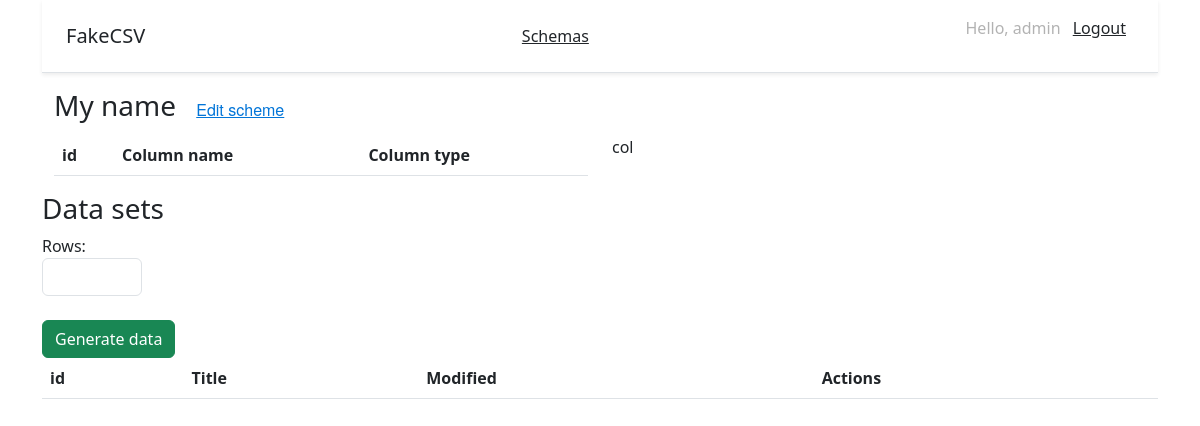
/generate_csv/2/ (signed in), run on an earlier commit of the app's database.
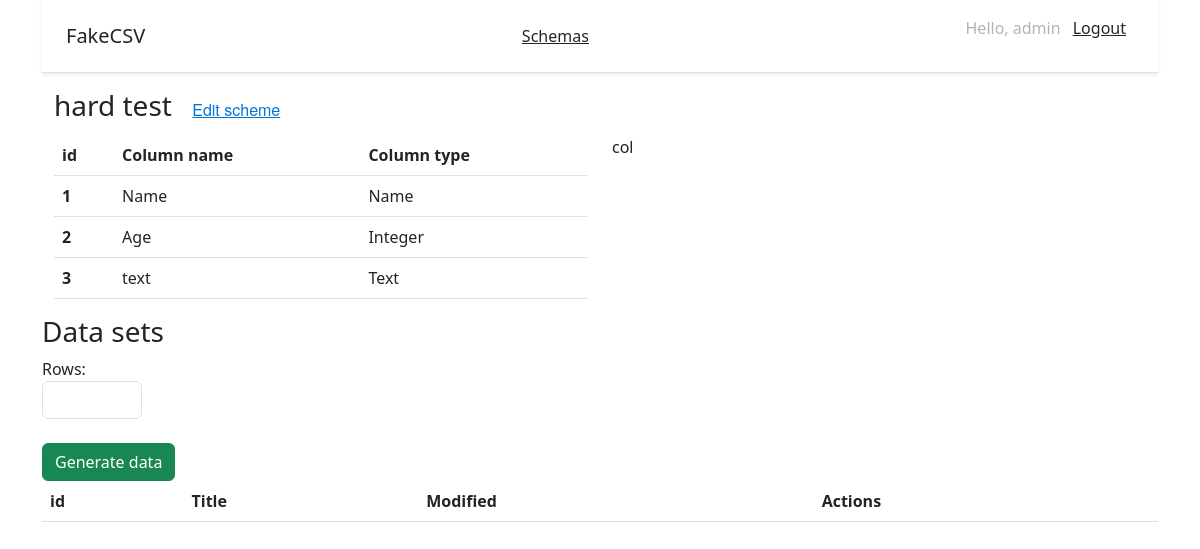
And on a later commit of the database.
### mystical_users/models.py (models this page shows, shortened)
class Schema(models.Model):
    title = models.CharField(max_length=100, verbose_name='Title', blank=True)
    modified = models.DateTimeField(auto_now_add=True, verbose_name='Modified')

class Column(models.Model):
    name = models.CharField(max_length=60)
    type = models.CharField(max_length=20)
    order = models.IntegerField()
    number = models.IntegerField(blank=True, null=True)
    start = models.IntegerField(blank=True, null=True)
    end = models.IntegerField(blank=True, null=True)
    schema = models.ForeignKey(Schema, on_delete=models.CASCADE, blank=True)

### mystical_users/views.py (the view)
# urls.py: path('generate_csv/<int:schema_id>/', views.generate_csv, name='generate_csv'),
@login_required
def generate_csv(request, schema_id):
    current_columns = Column.objects.filter(schema_id=schema_id).all()
    current_schema = Schema.objects.get(pk=schema_id)
    if request.method == 'POST':
        count = int(request.POST.get('count'))
        data = []
        for element in current_columns:
            data.append(str(element.name))
            data.append(str(element.type))
            if str(element.type) == 'text':
                data.append(str(element.number))
            elif str(element.type) == 'Integer':
                data.append(str(element.start))
                data.append(str(element.end))
            data.append(str(element.order))
        print(data)
        file_path = create_csv_file(data=data, number=count)
        csv = File.objects.create(path=file_path, schema=current_schema)
        data = {'message': 'CSV data generated successfully'}
        return JsonResponse(data)
    else:
        files = File.objects.filter(schema_id=schema_id).all()
        context = {
            'files': files,
            'current_schema': current_schema,
            'current_columns': current_columns
        }
        return render(request, 'generate_csv.html', context)

### mystical_users/templates/generate_csv.html (shortened to what this page needs)
{% extends 'base.html' %}
{% block content %}
<div class="container">
  <div class="row">
    <div class="col">
        <h3>
          {{ current_schema.title }}
          <small class="text-muted"><a class="btn btn-link" href="/generate_csv/{{ current_schema.id }}" id="Edit">Edit scheme</a></small>
      </h3>
    </div>
  </div>
  <div class="row">
  <div class="col">
    <table class="table">
  <thead>
    <tr>
      <th scope="col">id</th>
      <th scope="col">Column name</th>
      <th scope="col">Column type</th>
    </tr>
  </thead>
  <tbody>
  {% for item in current_columns %}
  <tr>
     <th scope="row">{{ item.order }}</th>
     <td>{{ item.name }}</td>
     <td>{{ item.type }}</td>
  </tr>
{% endfor %}
  </tbody>
</table>
  </div>
  <div class="col">
    col
  </div>
  </div>
</div>
  <div class="row">
    <div class="col">
        <h3>Data sets</h3>
    </div>
    <div class="col">
    </div>
    <div class="col">
    </div>
    <div class="col">
    </div>
  <form id="myForm" method="post" enctype="multipart/form-data">
    <div class="col">
      Rows:
       <input type="number" class="form-control" value="start" name="count" style="width: 100px;" required>
    </div>
    <div class="col">
      <br>
      <button class="btn btn-success" type="submit">Generate data</button>
    </div>
  </form>
  </div>
<table class="table">
  <thead>
    <tr>
      <th scope="col">id</th>
      <th scope="col">Title</th>
      <th scope="col">Modified</th>
      <th scope="col">Actions</th>
    </tr>
  </thead>
</table>
{% endblock %}

What changed in the data, as far as the page shows it:
changed Schema: title "My name" → "hard test"
now on this page (row edited): Column: order "1", name "Name", type "Name"
now on this page (row edited): Column: order "2", name "Age", type "Integer"
now on this page (row edited): Column: order "3", name "text", type "Text"
